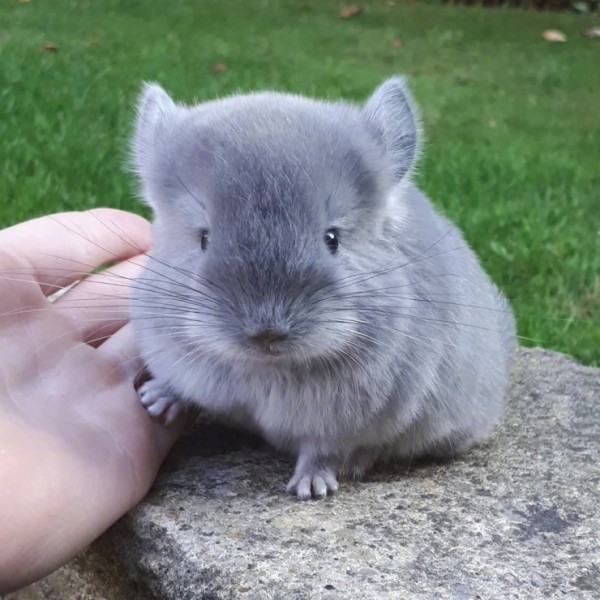
#> input picture coord_crop/image/chinchilla.jpg, 600 x 600 px, found by its file name; its folder holds only this picture in this run
$ python tmp.py
#> lines starting #> are read from the running program, lines starting #| are printed output that depends on the picture
# 2018.01.17 20:39:17 CST
# 2018.01.17 20:50:35 CST
import numpy as np
import cv2
import os


path = './image/'
img_list = sorted(os.listdir(path))
save = './result/'


i = 0

for img in img_list:
    pts = np.array([[1040,235],[800,345],[720,390],[618,414],[447,476],[561,675],[741,813],[852,746],[973,656],[1100,558],[1150,516],[1230,451]])
    img_path = os.path.join(path, img)
    img = cv2.imread(img_path)
#> img is the input picture: shape (600, 600, 3); mean B, G, R 131, 136.4, 126.2

    ## (1) Crop the bounding rect
    rect = cv2.boundingRect(pts)
    x,y,w,h = rect
    croped = img[y:y+h, x:x+w].copy()
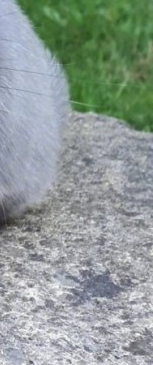
#> croped: shape (365, 153, 3); mean B, G, R 150.3, 155.1, 143.5

    ## (2) make mask
    pts = pts - pts.min(axis=0)

    mask = np.zeros(croped.shape[:2], np.uint8)
    cv2.drawContours(mask, [pts], -1, (255, 255, 255), -1, cv2.LINE_AA)
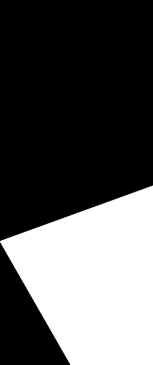
#> mask: shape (365, 153); min 0, max 255, mean 86.2

    ## (3) do bit-op
    dst = cv2.bitwise_and(croped, croped, mask=mask)
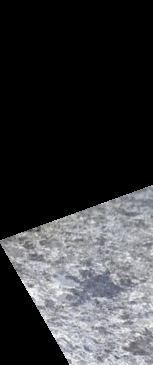
#> dst: shape (365, 153, 3); mean B, G, R 58.7, 56.5, 56

    # [8 lines of commented-out code are left out]
    cv2.imwrite("{}/{:06d}.jpg".format(save, i), dst)
    #cv2.imwrite("dst2.png", dst2)
    i+=1
